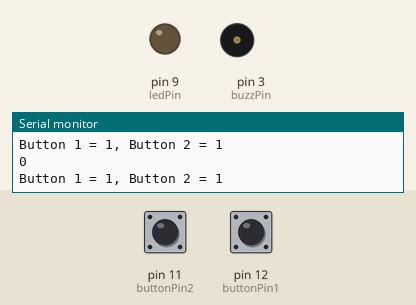
This sketch was run on a simulated Arduino Uno, built with avr-gcc and run on an emulated ATmega328P. Shown: output pins drawn as LEDs (lit = HIGH), buzzer (waves = sounding, pin HIGH), the last lines printed to the serial monitor. Inputs (shaded band) come from the test bench; at power-on: pin 11 (buttonPin2) HIGH, pin 12 (buttonPin1) HIGH.

Above: at 1.8 s.
1.9 s: pin 11 (buttonPin2) pulled LOW for 3.2 s
At 2.9 s:
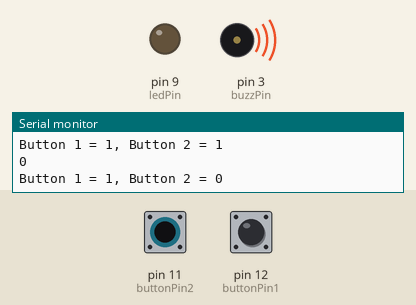
7.5 s: pin 12 (buttonPin1) pulled LOW for 0.6 s
At 8.9 s:
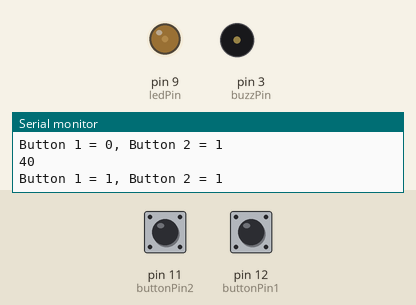
10.0 s: pin 12 (buttonPin1) pulled LOW for 1 s
At 12.1 s:
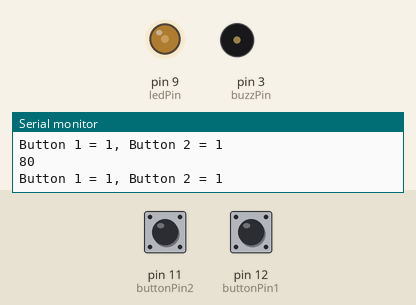
12.5 s: pin 12 (buttonPin1) pulled LOW for 3.2 s
At 17.2 s:
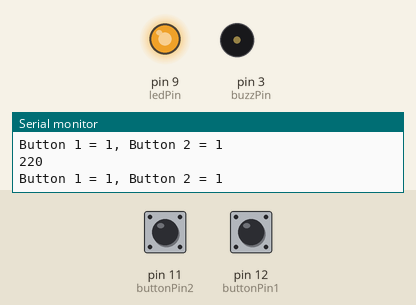
17.5 s: pin 12 (buttonPin1) pulled LOW for 0.6 s
At 18.9 s:
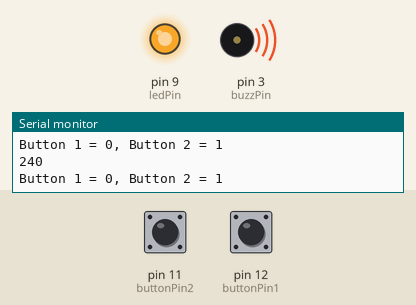
20.5 s: pin 11 (buttonPin2) pulled LOW for 0.6 s
At 22.9 s:
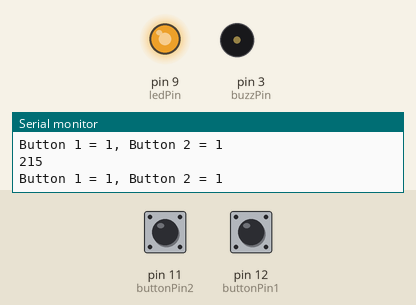
Timing chart, 0 to 24.0 s (numbered marks = the images above; inputs shaded):
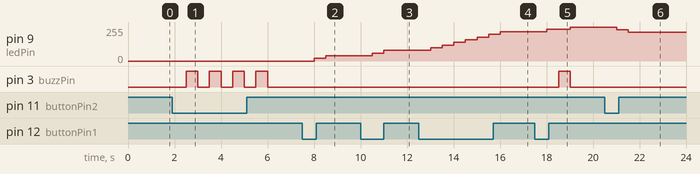

The sketch:

Tutorial29_Code.ino
```cpp
// Using Push Buttons to Create Dimmable LED
int ledPin = 9;
int buttonPin1 = 12;
int buttonPin2 = 11;
int buzzPin = 3;
int buttonVal1;
int buttonVal2;
int dt = 500;
int ledBright = 0;

void setup() {
  // put your setup code here, to run once:
  pinMode(buttonPin1, INPUT);
  pinMode(buttonPin2, INPUT);
  pinMode(ledPin, OUTPUT);
  pinMode(buzzPin, OUTPUT);
  Serial.begin(9600);
}

void loop() {
  // put your main code here, to run repeatedly:
  buttonVal1 = digitalRead(buttonPin1);
  buttonVal2 = digitalRead(buttonPin2);
  Serial.print("Button 1 = ");
  Serial.print(buttonVal1);
  Serial.print(", ");
  Serial.print("Button 2 = ");
  Serial.print(buttonVal2);
  Serial.println();
  delay(dt);

  if (buttonVal1 == 0) {
    ledBright += 20;
  }

  if (buttonVal2 == 0) {
    ledBright -= 20;
  }

  if (ledBright > 255) {
    ledBright = 255;
    digitalWrite(buzzPin, HIGH);
    delay(dt);
    digitalWrite(buzzPin,LOW);
    Serial.println("Buzz high");
  }

  if (ledBright < 0) {
    ledBright = 0;
    digitalWrite(buzzPin, HIGH);
    delay(dt);
    digitalWrite(buzzPin,LOW);
    Serial.println("Buzz low");
  }
  Serial.println(ledBright);

  analogWrite(ledPin, ledBright);
}
```

Measured:
- after the input at 1.9 s, pin 3 (buzzPin): alternates HIGH for 0.50 s and LOW for 0.50 s, 8 changes in all, then stays LOW, starting after 0.60 s
- after the input at 7.5 s, pin 9 (ledPin): 0/255 → 20/255 after 0.51 s, → 40/255 0.50 s later
- after the input at 10.0 s, pin 9 (ledPin): 40/255 → 60/255 after 0.51 s, → 80/255 0.50 s later
- after the input at 12.5 s, pin 9 (ledPin): moves from 80/255 to 220/255 over 3.0 s, starting after 0.51 s
- after the input at 17.5 s, pin 9 (ledPin): 220/255 → 240/255 after 0.52 s, → 255/255 1.0 s later; pin 3 (buzzPin): LOW → HIGH after 1.0 s, → LOW 0.50 s later
- after the input at 20.5 s, pin 9 (ledPin): 255/255 → 235/255 after 0.52 s, → 215/255 0.50 s later
